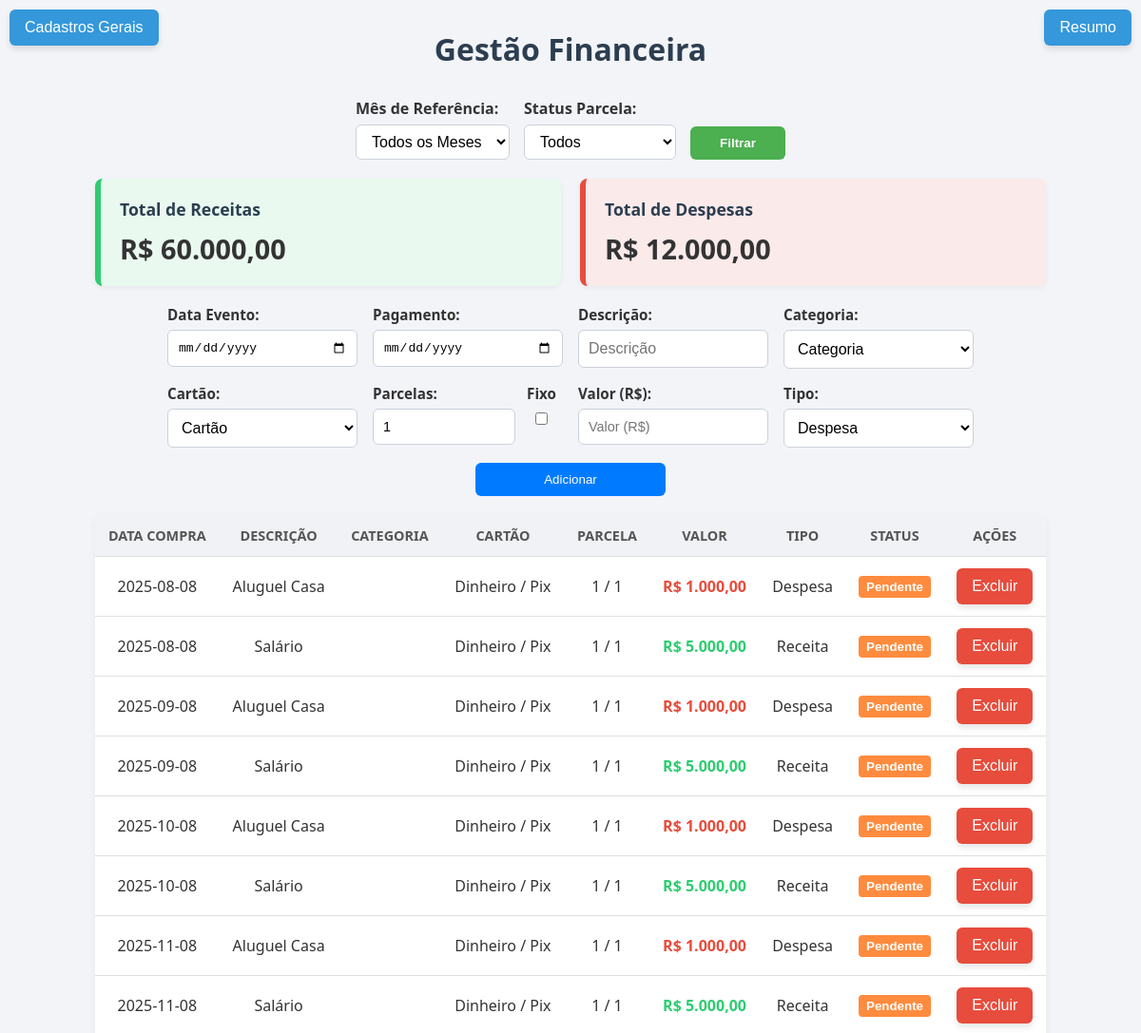
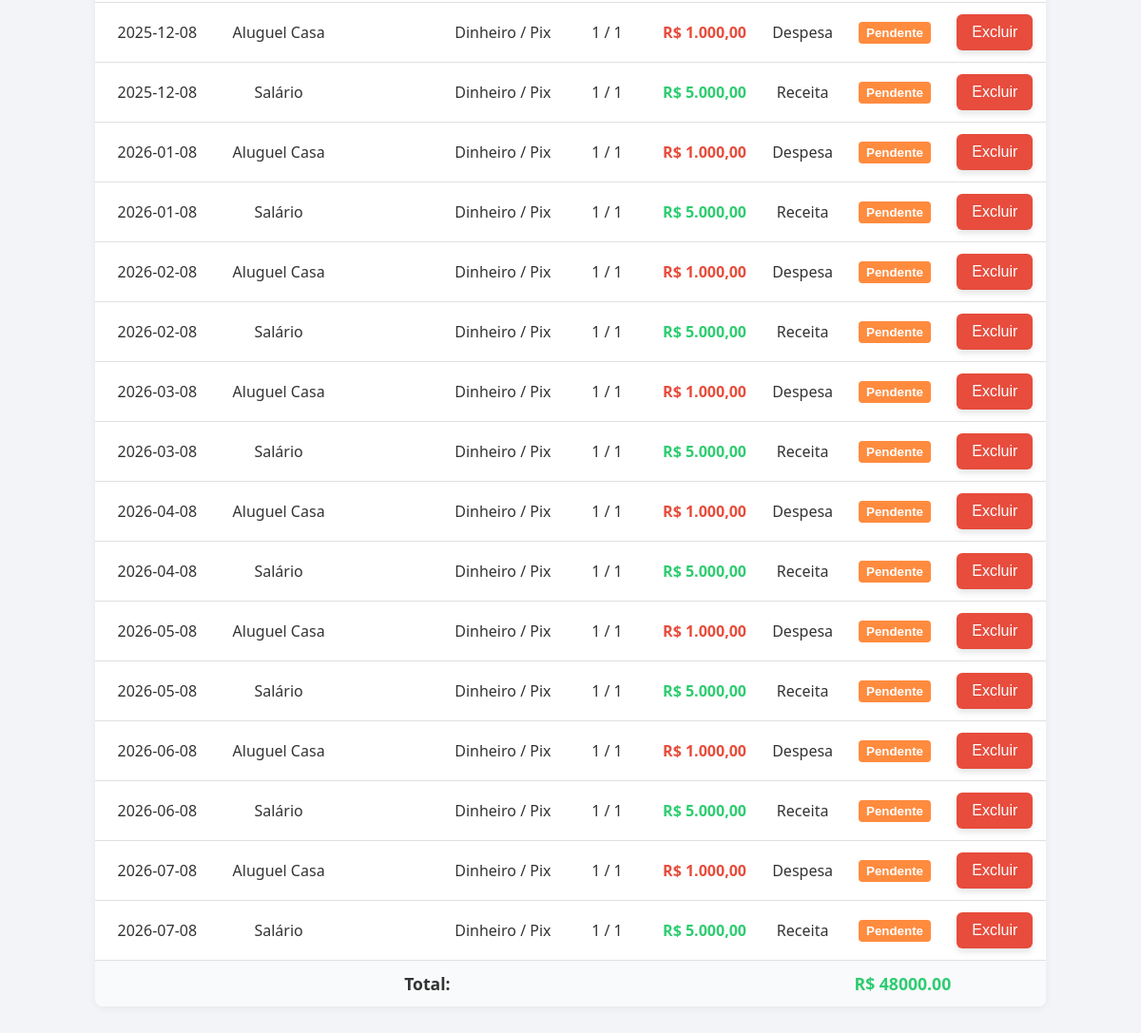
The page / on the database its author committed (2 pictures, top to bottom).
### tables this page shows
CREATE TABLE movimentacoes (
        id INTEGER PRIMARY KEY AUTOINCREMENT,
        data TEXT NOT NULL,
        descricao TEXT,
        categoria TEXT,
        cartao TEXT,
        valor REAL,
        tipo TEXT
    , parcelas INTEGER DEFAULT 1, parcela_numero INTEGER DEFAULT 1, paga INTEGER DEFAULT 0, data_pagamento TEXT);

CREATE TABLE cartoes (
        id INTEGER PRIMARY KEY AUTOINCREMENT,
        nome TEXT NOT NULL,
        bandeira TEXT
    );

### app.py (the view, shortened to what this page needs)
@app.route('/', methods=['GET', 'POST'])
def index():
    mes_atual = datetime.now().strftime('%Y-%m')
    filtro_mes = request.args.get('mes')
    filtro_pago = request.args.get('pago')
    conn = get_db_connection()
    cursor = conn.cursor()
    query = "SELECT * FROM movimentacoes"
    params = []
    filtros = []
    if filtro_mes:
        filtros.append("strftime('%Y-%m', data) = ?")
        params.append(filtro_mes)
    if filtro_pago == 'sim':
        filtros.append("paga = 1")
    elif filtro_pago == 'nao':
        filtros.append("paga = 0")
    if filtros:
        query += " WHERE " + " AND ".join(filtros)
    query += " ORDER BY data"
    cursor.execute(query, params)
    movimentacoes = cursor.fetchall()
    cursor.execute('SELECT descricao FROM categorias order by descricao')
    categorias = cursor.fetchall()
    cursor.execute('SELECT id, nome, bandeira FROM cartoes order by nome')
    cartoes = cursor.fetchall()
    cartoes_dict = {c['id']: {'nome': c['nome'], 'bandeira': c['bandeira']} for c in cartoes}
    movimentacoes_formatadas = []
    for m in movimentacoes:
        try:
            cartao_id = int(m['cartao']) if m['cartao'] is not None else None
            cartao_info = cartoes_dict.get(cartao_id)
        except (ValueError, KeyError, TypeError):
            cartao_info = None
        movimentacoes_formatadas.append({
            'id': m['id'],
            'data': m['data'],
            'descricao': m['descricao'],
            'categoria': m['categoria'],
            'cartao': cartao_info,
            'valor': m['valor'],
            'tipo': m['tipo'],
            'parcelas': m['parcelas'] if 'parcelas' in m.keys() else 1,
            'parcela_numero': m['parcela_numero'] if 'parcela_numero' in m.keys() else 1,
            'paga': bool(m['paga']) if 'paga' in m.keys() else False
        })
    total = sum(m['valor'] if m['tipo'] == 'receita' else -m['valor'] for m in movimentacoes_formatadas)
    total_receitas = sum(m['valor'] for m in movimentacoes_formatadas if m['tipo'] == 'receita')
    total_despesas = sum(m['valor'] for m in movimentacoes_formatadas if m['tipo'] == 'despesa')
    meses = []
    dados_por_mes = defaultdict(lambda: {'receitas': 0, 'despesas': 0})
    for m in movimentacoes_formatadas:
        data = datetime.strptime(m['data'], '%Y-%m-%d')
        mes_nome = data.strftime('%b')
        if mes_nome not in meses:
            meses.append(mes_nome)
        if m['tipo'] == 'receita':
            dados_por_mes[mes_nome]['receitas'] += m['valor']
        else:
            dados_por_mes[mes_nome]['despesas'] += m['valor']
    receitas = [dados_por_mes[mes]['receitas'] for mes in meses]
    despesas = [dados_por_mes[mes]['despesas'] for mes in meses]
    filtro_ano = datetime.now().year
    conn.close()
    return render_template(
        'index.html',
        movimentacoes=movimentacoes_formatadas,
        categorias=categorias,
        cartoes=cartoes,
        total=total,
        total_receitas=total_receitas,
        total_despesas=total_despesas,
        meses=meses,
        receitas=receitas,
        despesas=despesas,
        filtro_mes=filtro_mes,
        filtro_pago=filtro_pago,
        filtro_ano=filtro_ano
    )

### app.py (called while the page is built)
def get_db_connection():
    conn = sqlite3.connect('database.db')
    conn.row_factory = sqlite3.Row
    return conn

@app.template_filter('format_currency')
def format_currency(valor):
    return f"R$ {valor:,.2f}".replace(',', 'X').replace('.', ',').replace('X', '.')

### templates/index.html (shortened to what this page needs)
<!DOCTYPE html>
<html lang="pt-br">
<head>
    <link rel="stylesheet" href="{{ url_for('static', filename='style.css') }}">
</head>
<body>
    <h1>Gestão Financeira</h1>
    <div class="top-buttons">
        <a href="{{ url_for('cadastros') }}">
            <button class="btn-cadastros">Cadastros Gerais</button>
        </a>
        <a href="{{ url_for('resumo') }}">
            <button class="btn-resumo">Resumo</button>
        </a>
    </div>
    <form method="get" class="filtros-container">
        <div>
            <label for="mes">Mês de Referência:</label>
            <select name="mes" id="mes">
                <option value="" {% if not filtro_mes %}selected{% endif %}>Todos os Meses</option>
            </select>
        </div>
        <div>
            <label for="pago">Status Parcela:</label>
            <select name="pago" id="pago">
                <option value="" {% if not filtro_pago %}selected{% endif %}>Todos</option>
            </select>
        </div>
        <div>
            <button type="submit">Filtrar</button>
        </div>
    </form>
    <div class="caixas-totais">
        <div class="caixa receita">
            <h3>Total de Receitas</h3>
            <p>{{ total_receitas | format_currency }}</p>
        </div>
        <div class="caixa despesa">
            <h3>Total de Despesas</h3>
            <p>{{ total_despesas | format_currency }}</p>
        </div>
    </div>
    <form method="post" class="formulario">
        <div>
            <label for="data">Data Evento:</label>
            <input type="date" name="data" id="data">
        </div>
        <div>
            <label for="data_pagamento">Pagamento:</label>
            <input type="date" name="data_pagamento" id="data_pagamento"required>
        </div>
        <div>
            <label for="descricao">Descrição:</label>
            <input type="text" name="descricao" id="descricao" placeholder="Descrição" required>
        </div>
        <div>
            <label for="categoria">Categoria:</label>
            <select name="categoria" id="categoria" required>
                <option value="" disabled selected>Categoria</option>
            </select>
        </div>
        <div>
            <label for="cartao">Cartão:</label>
            <select name="cartao" id="cartao" required>
                <option value="" disabled selected>Cartão</option>
            </select>
        </div>
        <div style="display: flex; align-items: flex-start; gap: 1.5rem;">
        <div style="display: flex; flex-direction: column;">
            <label for="parcelas">Parcelas:</label>
            <input type="number" name="parcelas" id="parcelas" min="1" placeholder="Parcelas" value="1" required>
        </div>
        <div style="display: flex; align-items: center; margin-top: -88px; gap: 0.25rem;">
            <label for="fixa" style="margin: 8; margin-right: -155px;">Fixo</label>
            <input type="checkbox" id="fixa" name="fixa" value="1" style="margin-right: -155px;;">
        </div>
        </div>
        <div>
            <label for="valor">Valor (R$):</label>
            <input type="number" name="valor" id="valor" step="0.01" placeholder="Valor (R$)" required>
        </div>
        <div>
            <label for="tipo">Tipo:</label>
            <select name="tipo" id="tipo" required>
                <option value="despesa">Despesa</option>
            </select>
        </div>
        <div>
            <button type="submit" class="btn-incluir">Adicionar</button>
        </div>
    </form>
    <table>
        <thead>
            <tr>
                <th>Data Compra</th>
                <th>Descrição</th>
                <th>Categoria</th>
                <th>Cartão</th>
                <th>Parcela</th>
                <th>Valor</th>
                <th>Tipo</th>
                <th>Status</th>
                <th>Ações</th>
            </tr>
        </thead>
        <tbody>
            {% for m in movimentacoes %}
                <tr>
                    <td>{{ m.data }}</td>
                    <td>{{ m.descricao }}</td>
                    <td>{{ m.categoria }}</td>
                    <td>
                        {% if m.cartao %}
                            {{ m.cartao['bandeira'] }} / {{ m.cartao['nome'] }}
                        {% else %}
                            <em>Não vinculado</em>
                        {% endif %}
                    </td>
                    <td>{{ m.parcela_numero }} / {{ m.parcelas }}</td>
                    <td class="{{ 'positivo' if m.tipo == 'receita' else 'negativo' }}">
                        {{ m.valor | format_currency }}
                    </td>
                    <td>{{ m.tipo.capitalize() }}</td>
                    <td>
                        <form method="post" action="{{ url_for('index') }}" style="display:inline;">
                            <button type="submit" class="btn-status {{ 'paga' if m.paga else 'pendente' }}">
                                {{ 'Pago' if m.paga else 'Pendente' }}
                            </button>
                        </form>
                    </td>
                    <td>
                        <form method="post" style="display:inline;">
                            <button type="submit" name="excluir_movimentacao" class="btn-excluir">Excluir</button>
                        </form>
                    </td>
                </tr>
            {% endfor %}
        </tbody>
        <tfoot>
            <tr>
                <td colspan="6"><strong>Total:</strong></td>
                <td colspan="3">
                    <strong class="{{ 'positivo' if total >= 0 else 'negativo' }}">
                        R$ {{ '%.2f'|format(total) }}
                    </strong>
                </td>
            </tr>
        </tfoot>
    </table>
</body>
</html>

### static/style.css (style rules this page uses)
.btn-cadastros { position: fixed; top: 10px; left: 10px; padding: 10px 16px; background-color: #3498db; color: white; border: none; border-radius: 6px; cursor: pointer; font-size: 1em; box-shadow: 0 4px 6px rgba(0, 0, 0, 0.1); transition: background-color 0.3s ease; }
.btn-resumo { position: fixed; top: 10px; right: 10px; padding: 10px 16px; background-color: #3498db; color: white; border: none; border-radius: 6px; cursor: pointer; font-size: 1em; box-shadow: 0 4px 6px rgba(0, 0, 0, 0.1); transition: background-color 0.3s ease; }
.pendente { background-color: #ff8b3e; color: white; }
.caixas-totais { display: flex; justify-content: center; gap: 20px; margin: 20px auto; flex-wrap: wrap; max-width: 1000px; }
.caixa { flex: 1 1 300px; padding: 20px; border-radius: 8px; box-shadow: 0 2px 6px rgba(0, 0, 0, 0.05); background-color: #fff; border-left: 6px solid #ccc; transition: transform 0.2s ease; }
.caixa.receita { border-left-color: #2ecc71; background-color: #e9f9f0; }
.caixa.despesa { border-left-color: #e74c3c; background-color: #fbeaea; }
.caixa h3 { margin-bottom: 10px; font-size: 1.1em; color: #2c3e50; }
.caixa p { font-size: 1.8em; font-weight: bold; color: #333; margin: 0; word-break: break-word; }
.filtros-container { display: flex; gap: 15px; justify-content: center; align-items: flex-end; margin: 20px auto; max-width: 1000px; flex-wrap: wrap; }
.filtros-container > div { display: flex; flex-direction: column; align-items: flex-start; }
.filtros-container label { font-weight: 600; margin-bottom: 6px; color: #333; font-size: 1em; }
.filtros-container input[type="month"], .filtros-container select { padding: 8px 12px; font-size: 1em; border: 1px solid #ccd1d9; border-radius: 6px; background-color: #fff; transition: border-color 0.2s ease; min-width: 160px; box-sizing: border-box; }
.filtros-container button { padding: 10px 16px; background-color: #4CAF50; color: white; font-weight: 600; border: none; border-radius: 6px; cursor: pointer; transition: background-color 0.3s ease; min-width: 100px; box-sizing: border-box; margin-top: 26px; }
.formulario { display: flex; flex-wrap: wrap; gap: 16px; justify-content: center; max-width: 1000px; margin: 20px auto; }
.formulario div { display: flex; flex-direction: column; width: 200px; }
.formulario label { font-weight: 600; margin-bottom: 6px; color: #333; font-size: 0.95em; }
.formulario input, .formulario select { padding: 10px; font-size: 1em; border: 1px solid #ccd1d9; border-radius: 6px; background-color: #fff; transition: border-color 0.2s ease; }
.btn-incluir { background-color: #007bff; color: white; border: none; padding: 10px 16px; border-radius: 6px; cursor: pointer; transition: background-color 0.2s ease; }
table { width: 100%; max-width: 1000px; margin: 0 auto; border-collapse: collapse; background-color: #fff; border-radius: 8px; box-shadow: 0 2px 8px rgba(0,0,0,0.05); overflow: hidden; }
th { background-color: #f0f2f5; color: #555; padding: 12px; text-transform: uppercase; font-size: 0.9em; }
td { padding: 12px; text-align: center; border-top: 1px solid #e0e0e0; }
tfoot td { background-color: #f9fafb; font-weight: bold; font-size: 1.1em; }
.positivo { color: #2ecc71; font-weight: bold; }
.negativo { color: #e74c3c; font-weight: bold; }
.btn-status { padding: 4px 8px; cursor: pointer; border: none; border-radius: 4px; font-weight: bold; }
.btn-excluir { background-color: #e74c3c; color: white; border: none; padding: 10px 16px; border-radius: 6px; cursor: pointer; font-size: 1em; box-shadow: 0 4px 6px rgba(0, 0, 0, 0.1); transition: background-color 0.3s ease; }
input[name="valor"] { width: 100%; font-size: 0.9em; box-sizing: border-box; }
input[name="parcelas"] { width: 75%; font-size: 0.9em; box-sizing: border-box; }
* { box-sizing: border-box; margin: 0; padding: 0; }
body { font-family: 'Segoe UI', Tahoma, Geneva, Verdana, sans-serif; background-color: #f2f4f8; padding: 30px; color: #333; }
h1 { text-align: center; margin-bottom: 30px; color: #2c3e50; }

### rows shown on the page
movimentacoes: data "2025-08-08", descricao "Aluguel Casa", cartao.bandeira "Dinheiro", cartao.nome "Pix", parcela_numero "1", parcelas "1", valor "R$ 1.000,00", tipo "Despesa", paga "Pendente"
movimentacoes: data "2025-08-08", descricao "Salário", cartao.bandeira "Dinheiro", cartao.nome "Pix", parcela_numero "1", parcelas "1", valor "R$ 5.000,00", tipo "Receita", paga "Pendente"
movimentacoes: data "2025-09-08", descricao "Aluguel Casa", cartao.bandeira "Dinheiro", cartao.nome "Pix", parcela_numero "1", parcelas "1", valor "R$ 1.000,00", tipo "Despesa", paga "Pendente"
movimentacoes: data "2025-09-08", descricao "Salário", cartao.bandeira "Dinheiro", cartao.nome "Pix", parcela_numero "1", parcelas "1", valor "R$ 5.000,00", tipo "Receita", paga "Pendente"
movimentacoes: data "2025-10-08", descricao "Aluguel Casa", cartao.bandeira "Dinheiro", cartao.nome "Pix", parcela_numero "1", parcelas "1", valor "R$ 1.000,00", tipo "Despesa", paga "Pendente"
movimentacoes: data "2025-10-08", descricao "Salário", cartao.bandeira "Dinheiro", cartao.nome "Pix", parcela_numero "1", parcelas "1", valor "R$ 5.000,00", tipo "Receita", paga "Pendente"
movimentacoes: data "2025-11-08", descricao "Aluguel Casa", cartao.bandeira "Dinheiro", cartao.nome "Pix", parcela_numero "1", parcelas "1", valor "R$ 1.000,00", tipo "Despesa", paga "Pendente"
movimentacoes: data "2025-11-08", descricao "Salário", cartao.bandeira "Dinheiro", cartao.nome "Pix", parcela_numero "1", parcelas "1", valor "R$ 5.000,00", tipo "Receita", paga "Pendente"
movimentacoes: data "2025-12-08", descricao "Aluguel Casa", cartao.bandeira "Dinheiro", cartao.nome "Pix", parcela_numero "1", parcelas "1", valor "R$ 1.000,00", tipo "Despesa", paga "Pendente"
movimentacoes: data "2025-12-08", descricao "Salário", cartao.bandeira "Dinheiro", cartao.nome "Pix", parcela_numero "1", parcelas "1", valor "R$ 5.000,00", tipo "Receita", paga "Pendente"
movimentacoes: data "2026-01-08", descricao "Aluguel Casa", cartao.bandeira "Dinheiro", cartao.nome "Pix", parcela_numero "1", parcelas "1", valor "R$ 1.000,00", tipo "Despesa", paga "Pendente"
movimentacoes: data "2026-01-08", descricao "Salário", cartao.bandeira "Dinheiro", cartao.nome "Pix", parcela_numero "1", parcelas "1", valor "R$ 5.000,00", tipo "Receita", paga "Pendente"
movimentacoes: data "2026-02-08", descricao "Aluguel Casa", cartao.bandeira "Dinheiro", cartao.nome "Pix", parcela_numero "1", parcelas "1", valor "R$ 1.000,00", tipo "Despesa", paga "Pendente"
movimentacoes: data "2026-02-08", descricao "Salário", cartao.bandeira "Dinheiro", cartao.nome "Pix", parcela_numero "1", parcelas "1", valor "R$ 5.000,00", tipo "Receita", paga "Pendente"
movimentacoes: data "2026-03-08", descricao "Aluguel Casa", cartao.bandeira "Dinheiro", cartao.nome "Pix", parcela_numero "1", parcelas "1", valor "R$ 1.000,00", tipo "Despesa", paga "Pendente"
movimentacoes: data "2026-03-08", descricao "Salário", cartao.bandeira "Dinheiro", cartao.nome "Pix", parcela_numero "1", parcelas "1", valor "R$ 5.000,00", tipo "Receita", paga "Pendente"
movimentacoes: data "2026-04-08", descricao "Aluguel Casa", cartao.bandeira "Dinheiro", cartao.nome "Pix", parcela_numero "1", parcelas "1", valor "R$ 1.000,00", tipo "Despesa", paga "Pendente"
movimentacoes: data "2026-04-08", descricao "Salário", cartao.bandeira "Dinheiro", cartao.nome "Pix", parcela_numero "1", parcelas "1", valor "R$ 5.000,00", tipo "Receita", paga "Pendente"
movimentacoes: data "2026-05-08", descricao "Aluguel Casa", cartao.bandeira "Dinheiro", cartao.nome "Pix", parcela_numero "1", parcelas "1", valor "R$ 1.000,00", tipo "Despesa", paga "Pendente"
movimentacoes: data "2026-05-08", descricao "Salário", cartao.bandeira "Dinheiro", cartao.nome "Pix", parcela_numero "1", parcelas "1", valor "R$ 5.000,00", tipo "Receita", paga "Pendente"
movimentacoes: data "2026-06-08", descricao "Aluguel Casa", cartao.bandeira "Dinheiro", cartao.nome "Pix", parcela_numero "1", parcelas "1", valor "R$ 1.000,00", tipo "Despesa", paga "Pendente"
movimentacoes: data "2026-06-08", descricao "Salário", cartao.bandeira "Dinheiro", cartao.nome "Pix", parcela_numero "1", parcelas "1", valor "R$ 5.000,00", tipo "Receita", paga "Pendente"
movimentacoes: data "2026-07-08", descricao "Aluguel Casa", cartao.bandeira "Dinheiro", cartao.nome "Pix", parcela_numero "1", parcelas "1", valor "R$ 1.000,00", tipo "Despesa", paga "Pendente"
movimentacoes: data "2026-07-08", descricao "Salário", cartao.bandeira "Dinheiro", cartao.nome "Pix", parcela_numero "1", parcelas "1", valor "R$ 5.000,00", tipo "Receita", paga "Pendente"

### other values the page prints
{{ total_receitas | format_currency }} "R$ 60.000,00"
{{ total_despesas | format_currency }} "R$ 12.000,00"
{{ '%.2f'|format(total) }} "48000.00"
